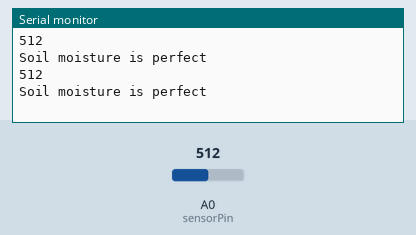
Recording of a sketch running on a simulated Arduino Uno, built with avr-gcc and run on an emulated ATmega328P. Parts: the last lines printed to the serial monitor. The inputs (shaded band) are chosen by the test bench; at power-on: A0 (sensorPin) = 512.

Above: at 6.0 s.
6.1 s: A0 (sensorPin) set to 491
At 11.1 s:
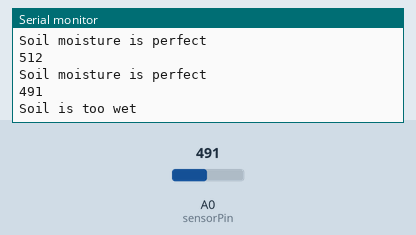
16.9 s: A0 (sensorPin) set to 900
At 21.3 s:
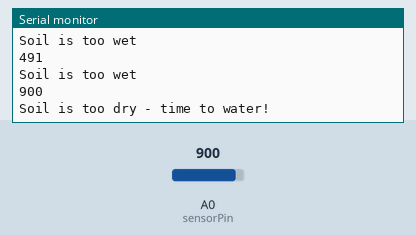
Timing chart, 0 to 22.8 s (numbered marks = the images above; inputs shaded):
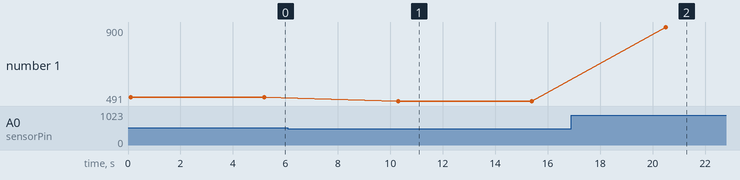

The sketch:

soilMoistureArduino_.ino
```cpp
/* Change these values based on your calibration values */
#define soilWet 500   // Define max value we consider soil 'wet'
#define soilDry 750   // Define min value we consider soil 'dry'

// Sensor pins
#define sensorPower 7
#define sensorPin A0

void setup() {
	pinMode(sensorPower, OUTPUT);

	// Initially keep the sensor OFF
	digitalWrite(sensorPower, LOW);

	Serial.begin(9600);
}

void loop() {
	//get the reading from the function below and print it
	int moisture = readSensor();
	Serial.println(moisture);

	// Determine status of our soil
	if (moisture < soilWet) {
		Serial.println("Soil is too wet");
	} else if (moisture >= soilWet && moisture < soilDry) {
		Serial.println("Soil moisture is perfect");
	} else {
		Serial.println("Soil is too dry - time to water!");
	}

	delay(5000);	// Take a reading every second for testing
					// Normally you should take reading perhaps once or twice a day
	Serial.println();
}

//  This function returns the analog soil moisture measurement
int readSensor() {
	digitalWrite(sensorPower, HIGH);	// Turn the sensor ON
	delay(100);							// Allow power to settle
	int val = analogRead(sensorPin);	// Read the analog value form sensor
	digitalWrite(sensorPower, LOW);		// Turn the sensor OFF
	return val;							// Return analog moisture value
}
```

Measured:
- the behaviour switches between 500 and 499 on A0 (sensorPin) (found by bisection; images 0 and 1)
- after the input at 6.1 s, the serial monitor: prints a new line after 4.2 s (image 1)
- after the input at 16.9 s, the serial monitor: prints a new line after 3.6 s (image 2)
- plotted number 1: 512 → 491 after the input at 6.1 s, 491 → 900 after the input at 16.9 s
